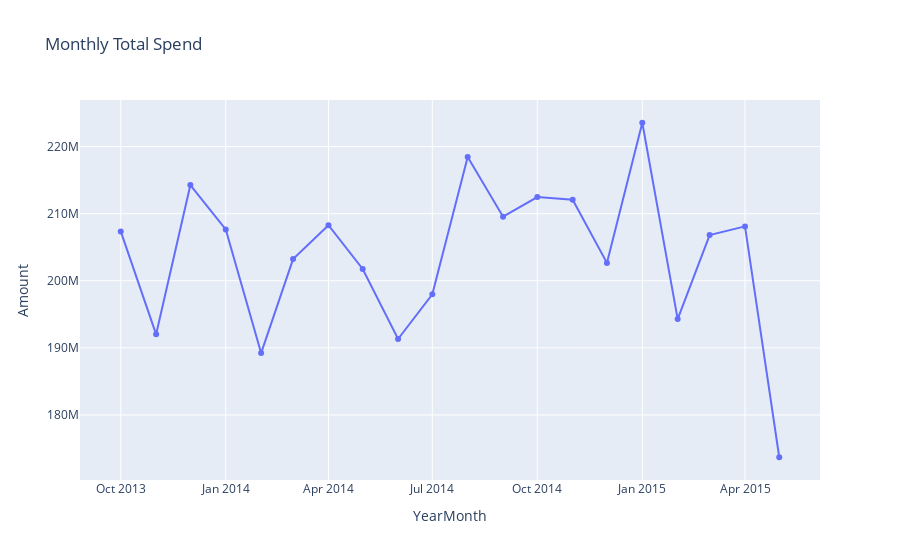

Write notebook code for a chart like this one.
### Code cell
monthly_spend = (
    df.groupby("YearMonth", as_index=False)["Amount"].sum()
      .sort_values("YearMonth"))
px.line(monthly_spend, x="YearMonth", y="Amount", title="Monthly Total Spend", markers=True)

### Figure 1 — Plotly figure (JSON) as saved in the notebook; plotly's stock layout.template omitted (floating-point values rounded to 4 significant figures)
{"data": [{"hovertemplate": "YearMonth=%{x}<br>Amount=%{y}<extra></extra>", "legendgroup": "", "line": {"color": "#636efa", "dash": "solid"}, "marker": {"symbol": "circle"}, "mode": "lines+markers", "name": "", "orientation": "v", "showlegend": false, "type": "scatter", "x": ["2013-10", "2013-11", "2013-12", "2014-01", "2014-02", "2014-03", "2014-04", "2014-05", "2014-06", "2014-07", "2014-08", "2014-09", "2014-10", "2014-11", "2014-12", "2015-01", "2015-02", "2015-03", "2015-04", "2015-05"], "xaxis": "x", "y": [207360092, 192015963, 214267829, 207650982, 189220180, 203233307, 208284732, 201762312, 191321039, 197981416, 218453126, 209561433, 212485915, 212092005, 202667586, 223558574, 194292444, 206821139, 208110002, 173693297], "yaxis": "y"}], "layout": {"legend": {"tracegroupgap": 0}, "title": {"text": "Monthly Total Spend"}, "xaxis": {"anchor": "y", "domain": [0, 1], "title": {"text": "YearMonth"}}, "yaxis": {"anchor": "x", "domain": [0, 1], "title": {"text": "Amount"}}}}
